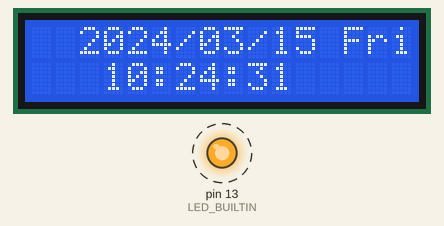
Recording of a sketch running on a simulated Arduino Uno, built with avr-gcc and run on an emulated ATmega328P. Shown: 16×2 character LCD, output pins drawn as LEDs (lit = HIGH). Dashed ring = blinking. The local clock reads 2024-03-15 10:24:30 at power-on unless the sketch sets it.

Above: at 1.1 s.
At 9.1 s:
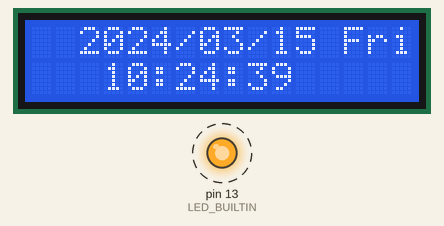
At 19.1 s:
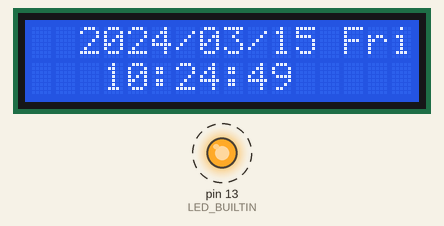
At 38.1 s:
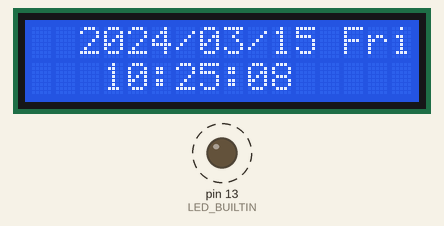
Timing chart, 0 to 40.0 s (numbered marks = the images above):
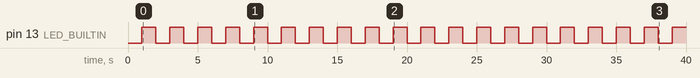

Measured:
- by itself, pin 13 (LED_BUILTIN): alternates HIGH for 1.0 s and LOW for 1.0 s
- what the display in image 0 shows lasts 1.0 s, from 1.0 s to 2.0 s

The sketch:

PCF8563.ino
```cpp
#include <Wire.h>
#include <Rtc_Pcf8563.h>//点击这里会自动打开管理库页面: http://librarymanager/All#Rtc_Pcf8563
/* add the lcd support */
#include <LiquidCrystal.h>//点击这里会自动打开管理库页面: http://librarymanager/All#LiquidCrystal

//init the real time clock
Rtc_Pcf8563 rtc;

/* initialize the library objects */
// LiquidCrystal lcd(rs, en, d4, d5, d6, d7);
LiquidCrystal lcd(4 ,9 ,5 ,6 ,7 ,8);


const long interval = 1000;//设置延时时间间隔

unsigned long previousMillis = 0;
 unsigned char weeklist[7][3]={"Sun","Mon","Tue","Wed","Thu","Fri","Sat"};
void setup()
{
   pinMode(LED_BUILTIN, OUTPUT);//板载led灯
  // set up the LCD's number of rows and columns:
  lcd.begin(16, 2);//初始化LCD1602,16代表每行可显示16个字符，2代表可显示的行数

/**程序第一次烧录时，需要设定一次开始的时间到pcf8563里面**/
//Proteus仿真可以不用初始化pcf8563，会主动读取电脑系统时间。
//在仿真时也可以启用，则会从下面的设置时间开始运行并显示。
 /*
// rtc.initClock();
  //程序第一次烧录时，设定一次开始的时间。
// rtc.setDate(2, 1, 1, 0, 22);  //日，周，月，世纪，年
// rtc.setTime(14, 25, 40);  //hr, min, sec
*/
}

void loop()
{
  unsigned char *week1;
  unsigned long currentMillis = millis();
  if (currentMillis - previousMillis >= interval) {
 digitalWrite(LED_BUILTIN, !digitalRead(LED_BUILTIN));//状态翻转
   /**下面是显示具体时-分-秒**/
  lcd.setCursor(3, 1);
// lcd.print(rtc.formatTime(RTCC_TIME_HM));//显示格式00:00
  lcd.print(rtc.formatTime());//显示格式：14:39:22
  lcd.setCursor(13, 0);
          switch(rtc.getWeekday()){
            case 7: lcd.print("Sun");break;
            case 6: lcd.print("Sat");break;
            case 5: lcd.print("Fri");break;
            case 4: lcd.print("Thu");break;
            case 3: lcd.print("Wed");break;
            case 2: lcd.print("Tue");break;
            case 1: lcd.print("Mon");break;
         default :lcd.print("---");break;
          }
//  lcd.setCursor(13, 1);
//   lcd.print(*weeklist[rtc.getWeekday()]);//显示星期1代表日，2->星期一
 /**下面是显示日期**/
  lcd.setCursor(2,0);
  lcd.print(rtc.formatDate(RTCC_DATE_ASIA));//显示格式：2022年1月2日
 // lcd.print(rtc.formatDate()); //显示格式：/00/00/00
     previousMillis = currentMillis;
  }
}
```
